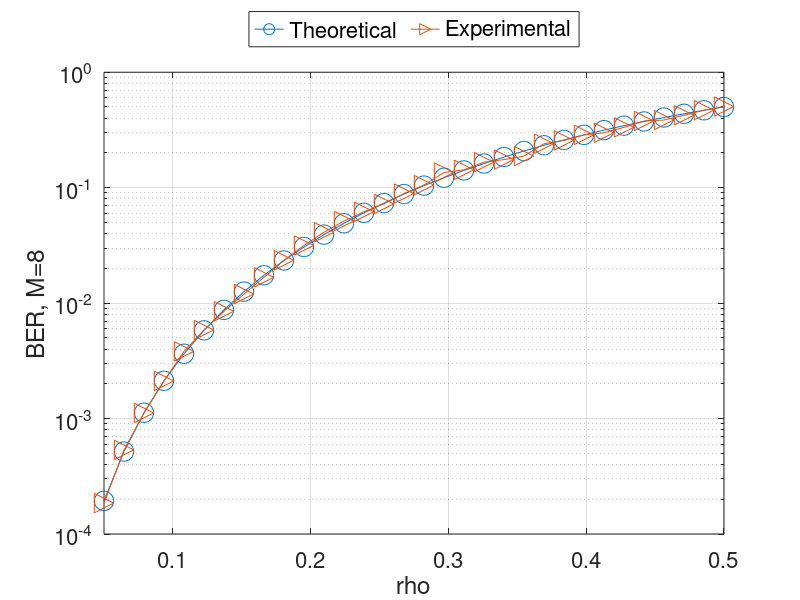

Reproduce this figure in MATLAB.
U=[1.935781e-04	5.174394e-04	1.123153e-03	2.124334e-03	3.643211e-03	5.806686e-03	8.742779e-03	1.257744e-02	1.743172e-02	2.341930e-02	3.064430e-02	3.919945e-02	4.916457e-02	6.060528e-02	7.357205e-02	8.809943e-02	1.042056e-01	1.218922e-01	1.411442e-01	1.619301e-01	1.842023e-01	2.078979e-01	2.329388e-01	2.592334e-01	2.866768e-01	3.151525e-01	3.445334e-01	3.746830e-01	4.054573e-01	4.367056e-01	4.682727e-01	5.000000e-01	];
V=[1.850660e-04	5.352222e-04	1.118778e-03	2.117724e-03	3.816396e-03	5.849958e-03	8.497643e-03	1.198726e-02	1.673203e-02	2.350457e-02	3.160689e-02	4.111789e-02	5.139014e-02	6.187311e-02	7.238796e-02	8.893521e-02	1.052632e-01	1.352708e-01	1.428173e-01	1.663418e-01	1.751625e-01	1.876833e-01	2.403756e-01	2.567703e-01	2.865137e-01	2.990654e-01	3.331165e-01	3.781388e-01	3.855422e-01	4.238411e-01	4.688645e-01	5.044335e-01	];
X=[5.000000e-02	6.451613e-02	7.903226e-02	9.354839e-02	1.080645e-01	1.225806e-01	1.370968e-01	1.516129e-01	1.661290e-01	1.806452e-01	1.951613e-01	2.096774e-01	2.241935e-01	2.387097e-01	2.532258e-01	2.677419e-01	2.822581e-01	2.967742e-01	3.112903e-01	3.258064e-01	3.403226e-01	3.548387e-01	3.693548e-01	3.838710e-01	3.983871e-01	4.129032e-01	4.274194e-01	4.419355e-01	4.564516e-01	4.709677e-01	4.854839e-01	5.000000e-01	];
h=figure(1);
hp=semilogy(X,U,'o-',X,V,'>-');
set(hp,'markersize',14);
grid on;
hx=xlabel('rho');
hy=ylabel('BER, M=8');
xlim([min(X),max(X)]);
hl = legend('Theoretical','Experimental');
legend (hl, 'location', 'northoutside', 'orientation', 'horizontal');
ha = gca(); 
FONTSIZE=16;
set(hx,'fontsize',FONTSIZE);
set(hy,'fontsize',FONTSIZE);
set(ha,'fontsize',FONTSIZE);
set(hl,'fontsize',FONTSIZE);
refresh();
saveas (h,'outdata/M008_ceo.eps');


